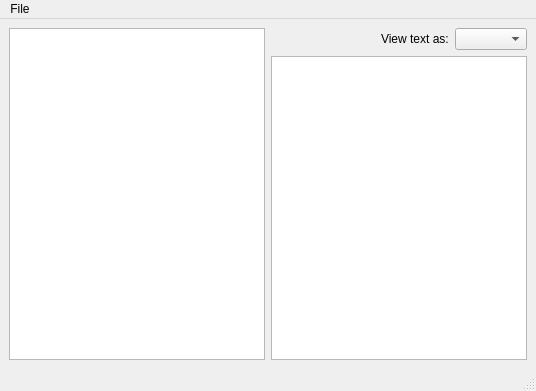
<?xml version="1.0" encoding="UTF-8"?>
<ui version="4.0">
 <class>Folio</class>
 <widget class="QMainWindow" name="Folio">
  <property name="geometry">
   <rect>
    <x>0</x>
    <y>0</y>
    <width>536</width>
    <height>391</height>
   </rect>
  </property>
  <property name="contextMenuPolicy">
   <enum>Qt::CustomContextMenu</enum>
  </property>
  <property name="windowTitle">
   <string>MainWindow</string>
  </property>
  <widget class="QWidget" name="centralwidget">
   <layout class="QHBoxLayout" name="horizontalLayout">
    <item>
     <widget class="QTreeView" name="treeView">
      <property name="contextMenuPolicy">
       <enum>Qt::CustomContextMenu</enum>
      </property>
      <property name="uniformRowHeights">
       <bool>true</bool>
      </property>
      <property name="sortingEnabled">
       <bool>false</bool>
      </property>
      <property name="expandsOnDoubleClick">
       <bool>true</bool>
      </property>
     </widget>
    </item>
    <item>
     <layout class="QVBoxLayout" name="texteditwidget">
      <item>
       <layout class="QHBoxLayout" name="textformatwidget">
        <item>
         <spacer name="horizontalSpacer">
          <property name="orientation">
           <enum>Qt::Horizontal</enum>
          </property>
          <property name="sizeHint" stdset="0">
           <size>
            <width>40</width>
            <height>20</height>
           </size>
          </property>
         </spacer>
        </item>
        <item>
         <widget class="QLabel" name="textFormatLabel">
          <property name="text">
           <string>View text as:</string>
          </property>
         </widget>
        </item>
        <item>
         <widget class="QComboBox" name="textFormatComboBox">
          <property name="currentIndex">
           <number>-1</number>
          </property>
         </widget>
        </item>
       </layout>
      </item>
      <item>
       <widget class="QTextBrowser" name="textBrowser">
        <property name="font">
         <font>
          <family>Segoe UI</family>
          <pointsize>11</pointsize>
         </font>
        </property>
        <property name="lineWrapMode">
         <enum>QTextEdit::FixedColumnWidth</enum>
        </property>
        <property name="lineWrapColumnOrWidth">
         <number>80</number>
        </property>
        <property name="readOnly">
         <bool>true</bool>
        </property>
       </widget>
      </item>
     </layout>
    </item>
   </layout>
  </widget>
  <widget class="QMenuBar" name="menubar">
   <property name="geometry">
    <rect>
     <x>0</x>
     <y>0</y>
     <width>536</width>
     <height>21</height>
    </rect>
   </property>
   <widget class="QMenu" name="menuSettings">
    <property name="title">
     <string>File</string>
    </property>
    <addaction name="actionSettings"/>
    <addaction name="actionExit"/>
   </widget>
   <addaction name="menuSettings"/>
  </widget>
  <widget class="QStatusBar" name="statusbar"/>
  <action name="actionExit">
   <property name="text">
    <string>Exit</string>
   </property>
   <property name="shortcut">
    <string>Ctrl+Q</string>
   </property>
  </action>
  <action name="actionSettings">
   <property name="text">
    <string>Settings</string>
   </property>
  </action>
 </widget>
 <resources/>
 <connections/>
</ui>
